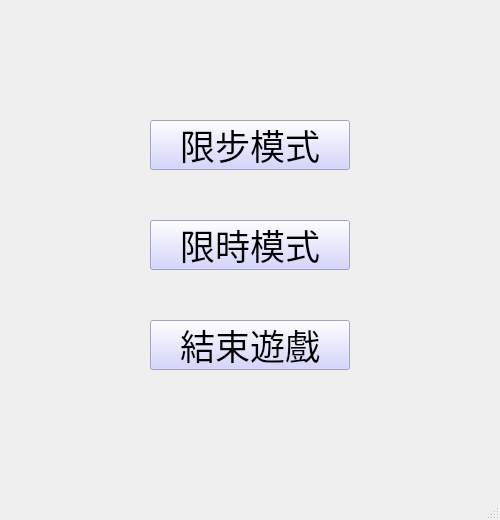
<?xml version="1.0" encoding="UTF-8"?>
<ui version="4.0">
 <class>menu</class>
 <widget class="QMainWindow" name="menu">
  <property name="geometry">
   <rect>
    <x>0</x>
    <y>0</y>
    <width>500</width>
    <height>520</height>
   </rect>
  </property>
  <property name="windowTitle">
   <string>MainWindow</string>
  </property>
  <widget class="QWidget" name="centralwidget">
   <widget class="QPushButton" name="t_game">
    <property name="geometry">
     <rect>
      <x>150</x>
      <y>220</y>
      <width>200</width>
      <height>50</height>
     </rect>
    </property>
    <property name="font">
     <font>
      <family>Adobe 仿宋 Std R</family>
      <pointsize>26</pointsize>
     </font>
    </property>
    <property name="styleSheet">
     <string notr="true">background-color:rgba(200,200,255,200)</string>
    </property>
    <property name="text">
     <string>限時模式</string>
    </property>
   </widget>
   <widget class="QPushButton" name="s_game">
    <property name="geometry">
     <rect>
      <x>150</x>
      <y>120</y>
      <width>200</width>
      <height>50</height>
     </rect>
    </property>
    <property name="font">
     <font>
      <family>Adobe 仿宋 Std R</family>
      <pointsize>26</pointsize>
     </font>
    </property>
    <property name="styleSheet">
     <string notr="true">background-color:rgba(200,200,255,200)</string>
    </property>
    <property name="text">
     <string>限步模式</string>
    </property>
   </widget>
   <widget class="QLabel" name="label">
    <property name="geometry">
     <rect>
      <x>0</x>
      <y>0</y>
      <width>500</width>
      <height>500</height>
     </rect>
    </property>
    <property name="pixmap">
     <pixmap resource="res.qrc">:/background/background/backpixmap.png</pixmap>
    </property>
    <property name="scaledContents">
     <bool>true</bool>
    </property>
    <property name="alignment">
     <set>Qt::AlignLeading|Qt::AlignLeft|Qt::AlignVCenter</set>
    </property>
   </widget>
   <widget class="QPushButton" name="f_game">
    <property name="geometry">
     <rect>
      <x>150</x>
      <y>320</y>
      <width>200</width>
      <height>50</height>
     </rect>
    </property>
    <property name="font">
     <font>
      <family>Adobe 仿宋 Std R</family>
      <pointsize>26</pointsize>
     </font>
    </property>
    <property name="styleSheet">
     <string notr="true">background-color:rgba(200,200,255,200)</string>
    </property>
    <property name="text">
     <string>結束遊戲</string>
    </property>
   </widget>
   <zorder>label</zorder>
   <zorder>t_game</zorder>
   <zorder>s_game</zorder>
   <zorder>f_game</zorder>
  </widget>
  <widget class="QMenuBar" name="menubar">
   <property name="geometry">
    <rect>
     <x>0</x>
     <y>0</y>
     <width>500</width>
     <height>21</height>
    </rect>
   </property>
  </widget>
  <widget class="QStatusBar" name="statusbar"/>
 </widget>
 <resources>
  <include location="res.qrc"/>
 </resources>
 <connections/>
</ui>
